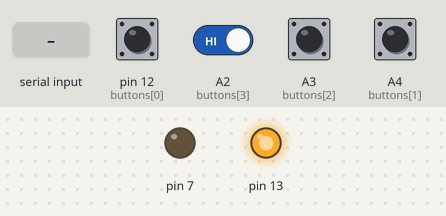
Recording of a sketch running on a simulated Arduino Uno, built with avr-gcc and run on an emulated ATmega328P. On the bench: output pins drawn as LEDs (lit = HIGH). The test bench sets the inputs (shaded band); at power-on: A2 (buttons[3]), A3 (buttons[2]), A4 (buttons[1]), pin 12 (buttons[0]) HIGH. What the sketch prints to the serial monitor is not drawn.

Above: at 1.2 s.
1.3 s: pin 12 (buttons[0]) pulled LOW for 1 s
3.8 s: "1" received over the second serial link
5.5 s: pin 12 (buttons[0]) driven LOW and A2 (buttons[3]) driven LOW
At 7.7 s:
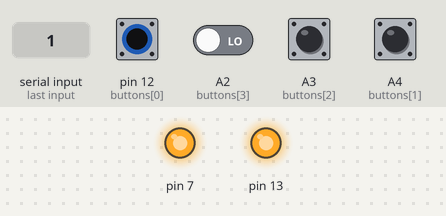
Timing chart, 0 to 9.2 s (numbered marks = the images above; inputs shaded):
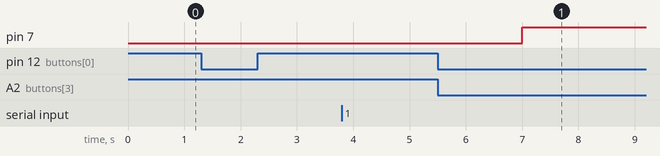

Measured:
- after the input at 1.3 s, every drawn part: stays the same
- after the input at 3.8 s, every drawn part: stays the same
- after the input at 5.5 s, pin 7: LOW → HIGH after 1.5 s

The sketch:

BluethoothMIDI.ino
```cpp
#include <SoftwareSerial.h>
#define NOTEOFF 0B10000000 //note off
#define NOTEON 0B10010000 // note on
#define AFTERTOUCH 0B10100000 // aftertouch
#define CC 0B10110000 // continuous controller
#define PC 0B11000000 // patch change
#define CP 0B11010000 // channel pressure
#define PB 0B11100000 // pitch bend
#define NMC 0B11110000 // non-musical commands

enum state{
  low=0,
  high,
  rising,
  falling
};
SoftwareSerial BT(8, 9); // 接收腳, 傳送腳
char val;  // 儲存接收資料的變數
                 //1 ,+ ,2 ,0
char buttons[4] = {12,A4,A3,A2};
char bValue[4] = {0,0,0,0};
char bOldValue[4] = {0,0,0,0};
state bstate[4] = {low,low,low,low};

void setup() {
  Serial.begin(31250);   // 與電腦序列埠連線
  pinMode(7,OUTPUT);
  pinMode(13,OUTPUT);
  digitalWrite(13,HIGH);
  pinMode(12,INPUT);
  digitalWrite(12,LOW);
  // 設定藍牙模組的連線速率
  // 如果是HC-05，請改成38400
  BT.begin(9600);
}

void readButton(){
  int val = 0;
  for(int i = 0;i<4;i++){
    val = digitalRead(buttons[i]);
    bValue[i]=val;
    if(val != bOldValue[i]){
      bstate[i] = (val>bOldValue[i])? rising:falling;
    }
    else{
      bstate[i] = val==0? low:high;
    }
    bOldValue[i] = val;
  }
}

void buttonAction(char button,state st,void (*action)()){
  for(int i = 0;i<4;i++){
    if(button == buttons[i] && st == bstate[i]){
      action();
    }
  }
}

void sendNote(){
  Serial.write(0x90);
  Serial.write(0x59);
  Serial.write(127);
  digitalWrite(7,HIGH);
}

void stopNote(){
  Serial.write(0x90);
  Serial.write(0x59);
  Serial.write((unsigned char)0);
  digitalWrite(7,LOW);
}


void loop() {
  readButton();
  buttonAction(12,low,sendNote);
  buttonAction(12,falling,stopNote);
  // 若收到「序列埠監控視窗」的資料，則送到藍牙模組
  if (Serial.available()) {
    val = Serial.read();
    BT.print(val);
  }

  // 若收到藍牙模組的資料，則送到「序列埠監控視窗」
  if (BT.available()) {
    val = BT.read();
    Serial.print(val);
  }
  delay(1000);
}
```
